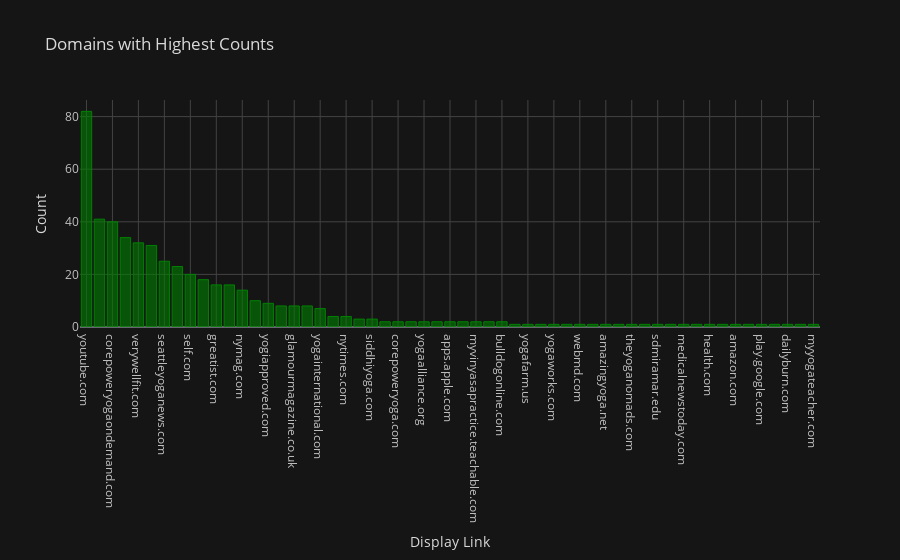

Notebook source saved alongside this figure:
### Code cell
summary.iplot(kind='bar',x='displayLink',y='count',title='Domains with Highest Counts',xTitle="Display Link",yTitle='Count',color='green',theme='solar')

### Figure 1 — Plotly figure (JSON) as saved in the notebook; plotly's stock layout.template omitted (floating-point values rounded to 4 significant figures)
{"data": [{"marker": {"color": "rgba(0, 128, 0, 0.6)", "line": {"color": "rgba(0, 128, 0, 1.0)", "width": 1}}, "name": "count", "orientation": "v", "text": "", "type": "bar", "x": ["youtube.com", "thecut.com", "corepoweryogaondemand.com", "doyogawithme.com", "verywellfit.com", "yogawithadriene.com", "seattleyoganews.com", "popsugar.com", "self.com", "glo.com", "greatist.com", "yourtango.com", "nymag.com", "yogitimes.com", "yogiapproved.com", "insider.com", "glamourmagazine.co.uk", "thethirty.whowhatwear.com", "yogainternational.com", "doyou.com", "nytimes.com", "yogabasics.com", "siddhiyoga.com", "brettlarkin.com", "corepoweryoga.com", "womenshealthmag.com", "yogaalliance.org", "mindisthemaster.com", "apps.apple.com", "yogarenewteachertraining.com", "myvinyasapractice.teachable.com", "courses.onlineyoga.school", "bulldogonline.com", "yogajournal.com", "yogafarm.us", "yogavida.com", "yogaworks.com", "yogateacher.com", "webmd.com", "yogarove.com", "amazingyoga.net", "udemy.com", "theyoganomads.com", "theyogacollective.com", "sdmiramar.edu", "prevention.com", "medicalnewstoday.com", "healthshots.com", "health.com", "bbc.com", "amazon.com", "alomoves.com", "play.google.com", "isha.sadhguru.org", "dailyburn.com", "avocadu.com", "myyogateacher.com"], "y": [82, 41, 40, 34, 32, 31, 25, 23, 20, 18, 16, 16, 14, 10, 9, 8, 8, 8, 7, 4, 4, 3, 3, 2, 2, 2, 2, 2, 2, 2, 2, 2, 2, 1, 1, 1, 1, 1, 1, 1, 1, 1, 1, 1, 1, 1, 1, 1, 1, 1, 1, 1, 1, 1, 1, 1, 1]}], "layout": {"legend": {"bgcolor": "#151516", "font": {"color": "#D9D9D9"}}, "paper_bgcolor": "#151516", "plot_bgcolor": "#151516", "title": {"font": {"color": "#D9D9D9"}, "text": "Domains with Highest Counts"}, "xaxis": {"gridcolor": "#434343", "showgrid": true, "tickfont": {"color": "#C2C2C2"}, "title": {"font": {"color": "#D9D9D9"}, "text": "Display Link"}, "zerolinecolor": "#666570"}, "yaxis": {"gridcolor": "#434343", "showgrid": true, "tickfont": {"color": "#C2C2C2"}, "title": {"font": {"color": "#D9D9D9"}, "text": "Count"}, "zerolinecolor": "#666570"}}}
